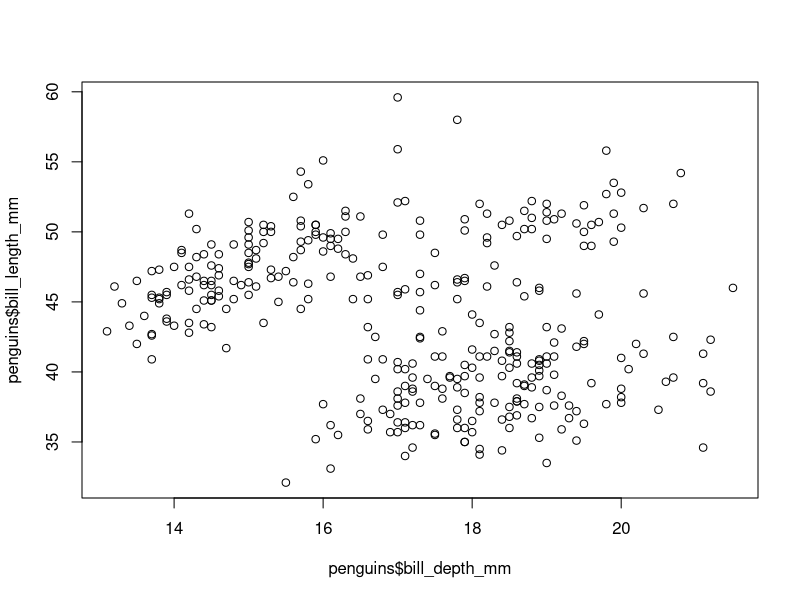
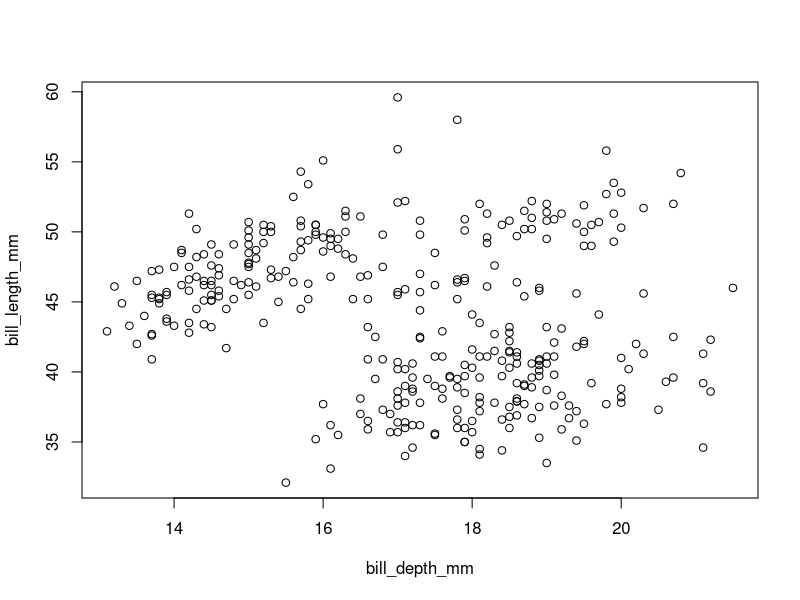
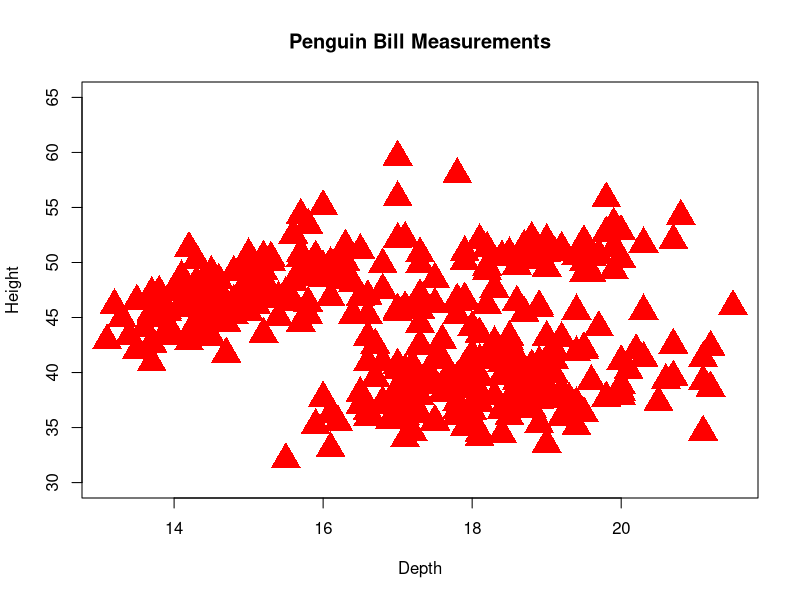
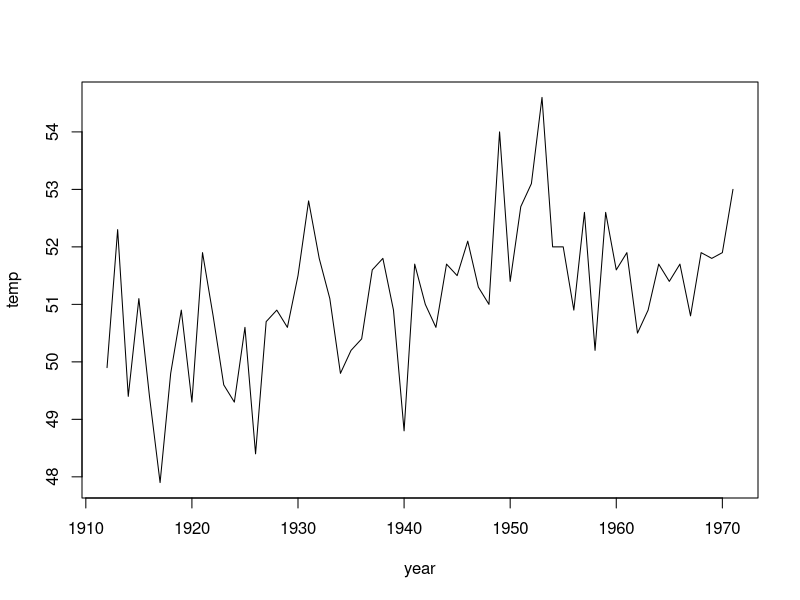
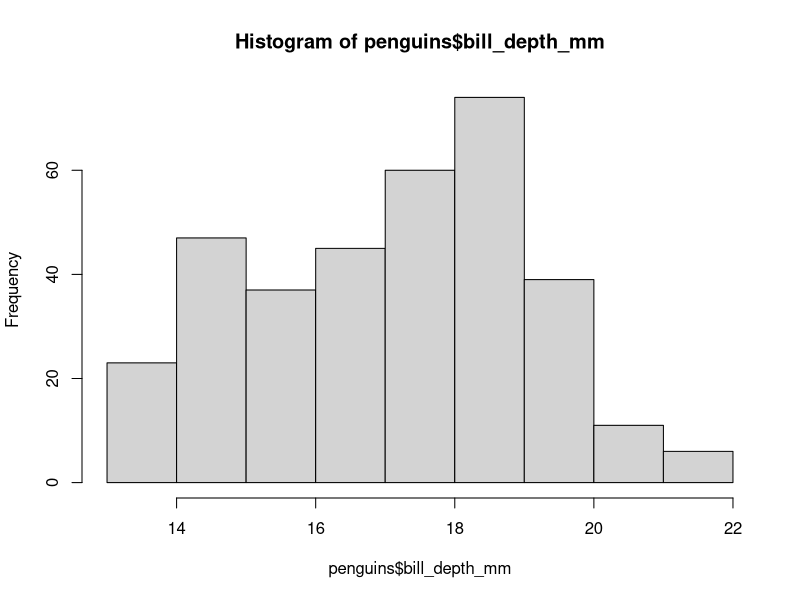
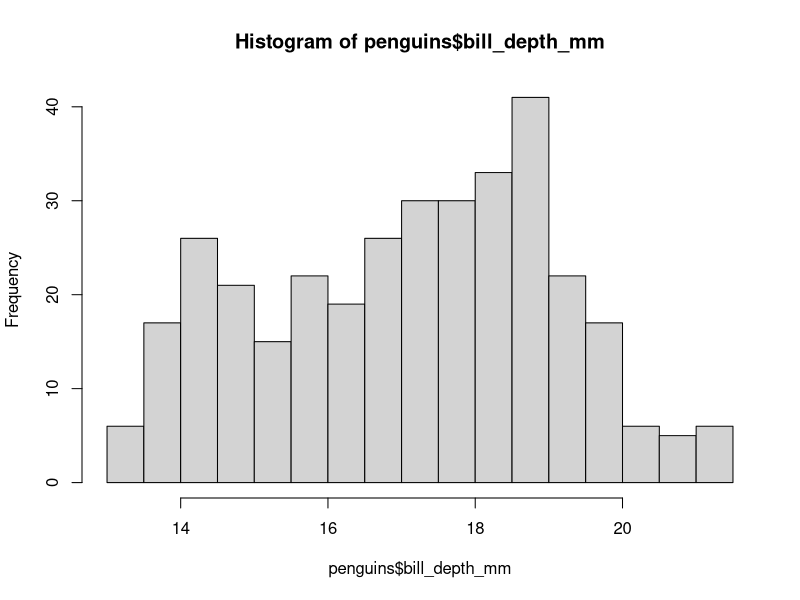
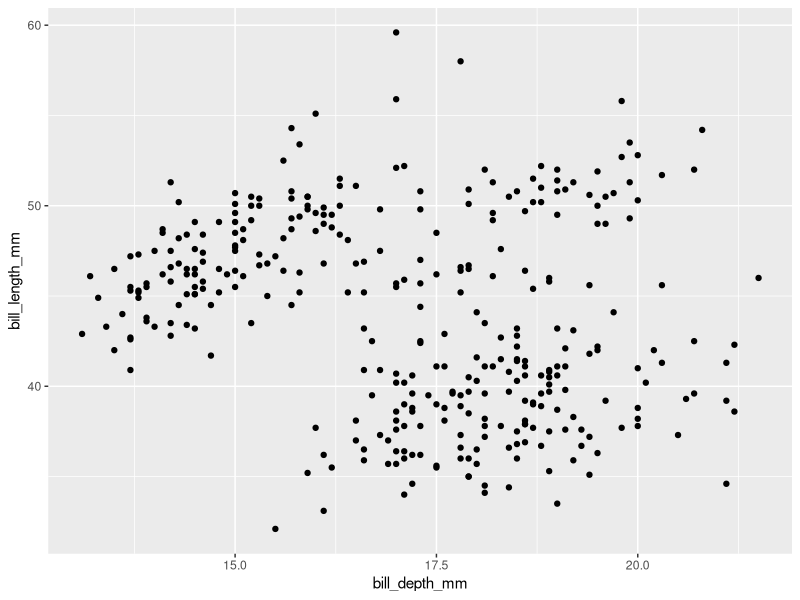
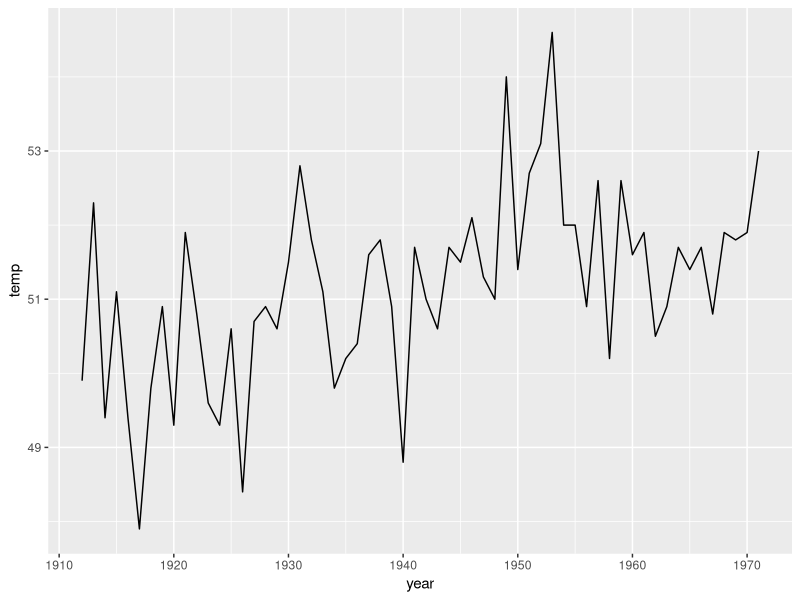

Here is the R script that generated these plots, in order:
## ---- chunk 1
library(ggplot2)  # if you installed tidyverse, you have it.  Otherwise install it
## ---- chunk 2
library(palmerpenguins)
## ---- chunk 3
nh <- data.frame(temp=c(nhtemp), year=1912:1971)
## ---- chunk 4
plot(x = penguins$bill_depth_mm, 
     y = penguins$bill_length_mm)
## ---- chunk 5
plot(bill_length_mm ~ bill_depth_mm, data=penguins)
## ---- chunk 6
plot(bill_length_mm ~ bill_depth_mm, 
     data = penguins,
     main = "Penguin Bill Measurements",
     xlab = "Depth",
     ylab = "Height",
     pch = 17,  # which marker symbol to use
     col = "red",
     cex = 3,  # size
     ylim = c(30,65))  
## ---- chunk 7
plot(temp ~ year, 
     data=nh,
     type='l')
## ---- chunk 8
hist(penguins$bill_depth_mm)
## ---- chunk 9
hist(penguins$bill_depth_mm, breaks=20)
## ---- chunk 10

## ---- chunk 11

## ---- chunk 12
ggplot(penguins, aes(x = bill_depth_mm, y = bill_length_mm)) + 
  geom_point()
## ---- chunk 13
ggplot(nh, aes(x = year, y = temp)) + 
  geom_line()
## ---- chunk 14
ggplot(penguins, aes(x = bill_depth_mm)) + 
  geom_histogram()
## ---- chunk 15
ggplot(penguins, aes(x=bill_depth_mm, y=bill_length_mm)) + 
  geom_point(pch = 17, 
             color = "red",
             size = 3) +   # on a different scale than cex
  labs(title = "Penguin bill Measurements",
       x = "Depth",
       y = "Height") + 
  scale_y_continuous(limits = c(30, 65))
## ---- chunk 16
ggplot(penguins, aes(x = bill_depth_mm)) + 
  geom_histogram(bins = 25) + 
  theme_minimal()
## ---- chunk 17
ggplot(penguins, aes(x=bill_depth_mm, 
                     y=bill_length_mm, 
                     color=species)) +   # we added this
  geom_point()
## ---- chunk 18
ggplot(penguins, aes(x=bill_depth_mm, 
                     y=bill_length_mm, 
                     color=species)) +  
  geom_point() + 
  geom_smooth()   # we added this
## ---- chunk 19
ggplot(penguins, aes(x=bill_depth_mm, 
                     y=bill_length_mm, 
                     color=species)) +  
  geom_point() + 
  facet_grid(. ~ island)   # we added this
## ---- chunk 20

